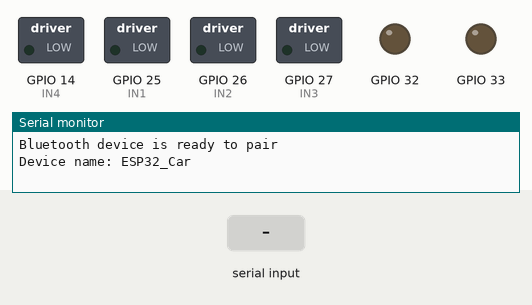
The sketch below on a simulated ESP32. Shown: switched loads named in the sketch (green lamp = pin HIGH), output pins drawn as LEDs (lit = HIGH), the last lines printed to the serial monitor. The inputs (shaded band) are chosen by the test bench. Nothing arrives over Bluetooth unless stated.

Above: at 1.2 s.
1.3 s: "F" received over the second serial link
At 2.5 s:
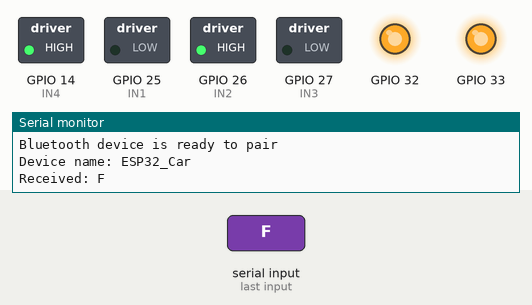
2.8 s: "B" received over the second serial link
At 4.0 s:
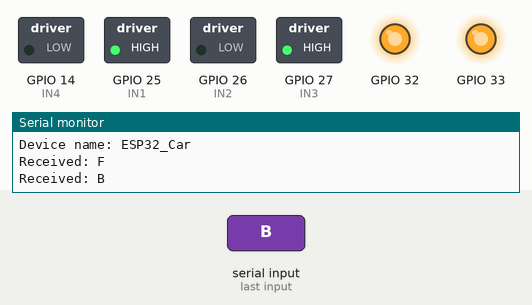
4.3 s: "L" received over the second serial link
At 4.9 s:
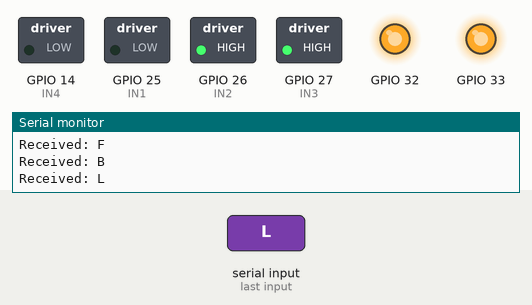
5.8 s: "R" received over the second serial link
At 6.4 s:
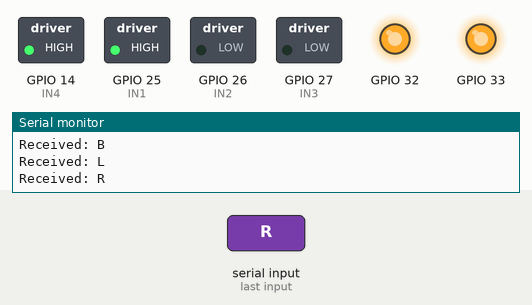
7.3 s: "1" received over the second serial link
At 8.3 s:
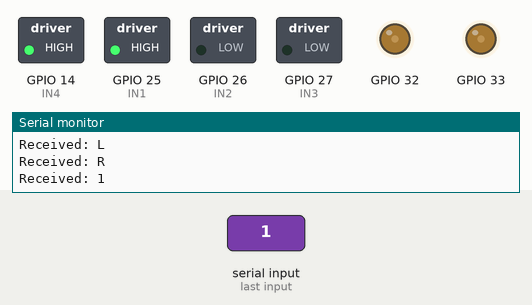
8.8 s: "2" received over the second serial link
At 9.8 s:
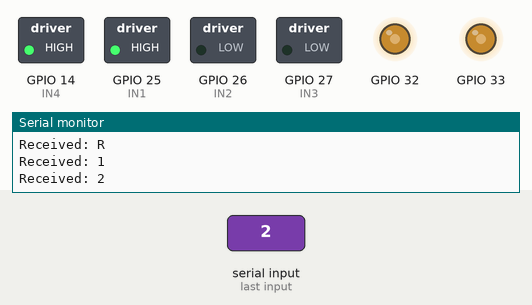
Timing chart, 0 to 11.3 s (numbered marks = the images above; inputs shaded):
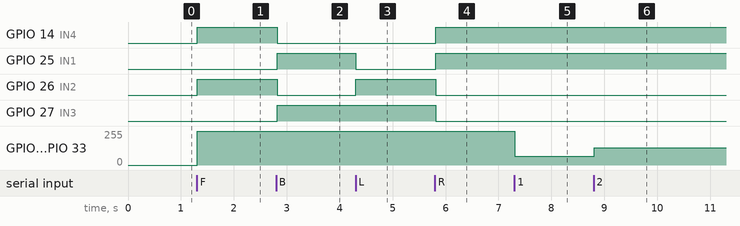

Measured:
- after the input at 1.3 s, GPIO 14 (IN4), GPIO 26 (IN2): LOW → HIGH at once; GPIO 32, GPIO 33: 0/255 → 254/255 at once
- after the input at 2.8 s, GPIO 14 (IN4), GPIO 26 (IN2): HIGH → LOW at once; GPIO 25 (IN1), GPIO 27 (IN3): LOW → HIGH at once
- after the input at 4.3 s, GPIO 25 (IN1): HIGH → LOW at once; GPIO 26 (IN2): LOW → HIGH at once
- after the input at 5.8 s, GPIO 14 (IN4), GPIO 25 (IN1): LOW → HIGH at once; GPIO 26 (IN2), GPIO 27 (IN3): HIGH → LOW at once
- after the input at 7.3 s, GPIO 32, GPIO 33: 254/255 → 64/255 at once
- after the input at 8.8 s, GPIO 32, GPIO 33: 64/255 → 128/255 at once

The sketch:

cAR.ino
```cpp
#include "BluetoothSerial.h"
#include <driver/ledc.h>  // Include the LEDC driver

// Motor control pins
#define IN1 25
#define IN2 26
#define IN3 27
#define IN4 14

// Enable pins
#define ENA 32
#define ENB 33

// PWM settings
#define PWM_FREQ 1000    // 1 KHz
#define PWM_RESOLUTION 8 // 8-bit resolution (0-255)
#define ENA_CHANNEL LEDC_CHANNEL_0
#define ENB_CHANNEL LEDC_CHANNEL_1
#define PWM_MODE LEDC_HIGH_SPEED_MODE
#define PWM_TIMER LEDC_TIMER_0

// Bluetooth
BluetoothSerial SerialBT;
String device_name = "ESP32_Car";

void setupPWM() {
  // Configure PWM timer
  ledc_timer_config_t timer_conf = {
    .speed_mode = PWM_MODE,
    .duty_resolution = LEDC_TIMER_8_BIT, // Same as PWM_RESOLUTION
    .timer_num = PWM_TIMER,
    .freq_hz = PWM_FREQ,
    .clk_cfg = LEDC_AUTO_CLK
  };
  ledc_timer_config(&timer_conf);

  // Configure PWM channels
  ledc_channel_config_t channel_conf = {
    .gpio_num = ENA,
    .speed_mode = PWM_MODE,
    .channel = ENA_CHANNEL,
    .intr_type = LEDC_INTR_DISABLE,
    .timer_sel = PWM_TIMER,
    .duty = 0,
    .hpoint = 0
  };
  ledc_channel_config(&channel_conf);

  channel_conf.gpio_num = ENB;
  channel_conf.channel = ENB_CHANNEL;
  ledc_channel_config(&channel_conf);
}

void setup() {
  Serial.begin(115200);
  SerialBT.begin(device_name);
  Serial.println("Bluetooth device is ready to pair");
  Serial.println("Device name: " + device_name);

  // Setup motor control pins
  pinMode(IN1, OUTPUT);
  pinMode(IN2, OUTPUT);
  pinMode(IN3, OUTPUT);
  pinMode(IN4, OUTPUT);

  // Setup PWM
  setupPWM();

  // Stop motors initially
  stopMotors();
}

void loop() {
  if (SerialBT.available()) {
    char command = SerialBT.read();
    Serial.println("Received: " + String(command));

    switch(command) {
      case 'F': // Forward
        moveForward(255);
        break;
      case 'B': // Backward
        moveBackward(255);
        break;
      case 'L': // Left
        turnLeft(255);
        break;
      case 'R': // Right
        turnRight(255);
        break;
      case 'S': // Stop
        stopMotors();
        break;
      case '1': // Speed 25%
        setSpeed(64);
        break;
      case '2': // Speed 50%
        setSpeed(128);
        break;
      case '3': // Speed 75%
        setSpeed(192);
        break;
      case '4': // Speed 100%
        setSpeed(255);
        break;
      default:
        break;
    }
  }
  delay(20);
}

// Motor control functions
void moveForward(int speed) {
  digitalWrite(IN1, LOW);
  digitalWrite(IN2, HIGH);
  digitalWrite(IN3, LOW);
  digitalWrite(IN4, HIGH);
  ledc_set_duty(PWM_MODE, ENA_CHANNEL, speed);
  ledc_set_duty(PWM_MODE, ENB_CHANNEL, speed);
  ledc_update_duty(PWM_MODE, ENA_CHANNEL);
  ledc_update_duty(PWM_MODE, ENB_CHANNEL);
}

void moveBackward(int speed) {
  digitalWrite(IN1, HIGH);
  digitalWrite(IN2, LOW);
  digitalWrite(IN3, HIGH);
  digitalWrite(IN4, LOW);
  ledc_set_duty(PWM_MODE, ENA_CHANNEL, speed);
  ledc_set_duty(PWM_MODE, ENB_CHANNEL, speed);
  ledc_update_duty(PWM_MODE, ENA_CHANNEL);
  ledc_update_duty(PWM_MODE, ENB_CHANNEL);
}

void turnLeft(int speed) {
  digitalWrite(IN1, LOW);
  digitalWrite(IN2, HIGH);
  digitalWrite(IN3, HIGH);
  digitalWrite(IN4, LOW);
  ledc_set_duty(PWM_MODE, ENA_CHANNEL, speed);
  ledc_set_duty(PWM_MODE, ENB_CHANNEL, speed);
  ledc_update_duty(PWM_MODE, ENA_CHANNEL);
  ledc_update_duty(PWM_MODE, ENB_CHANNEL);
}

void turnRight(int speed) {
  digitalWrite(IN1, HIGH);
  digitalWrite(IN2, LOW);
  digitalWrite(IN3, LOW);
  digitalWrite(IN4, HIGH);
  ledc_set_duty(PWM_MODE, ENA_CHANNEL, speed);
  ledc_set_duty(PWM_MODE, ENB_CHANNEL, speed);
  ledc_update_duty(PWM_MODE, ENA_CHANNEL);
  ledc_update_duty(PWM_MODE, ENB_CHANNEL);
}

void stopMotors() {
  digitalWrite(IN1, LOW);
  digitalWrite(IN2, LOW);
  digitalWrite(IN3, LOW);
  digitalWrite(IN4, LOW);
  ledc_set_duty(PWM_MODE, ENA_CHANNEL, 0);
  ledc_set_duty(PWM_MODE, ENB_CHANNEL, 0);
  ledc_update_duty(PWM_MODE, ENA_CHANNEL);
  ledc_update_duty(PWM_MODE, ENB_CHANNEL);
}

void setSpeed(int speed) {
  ledc_set_duty(PWM_MODE, ENA_CHANNEL, speed);
  ledc_set_duty(PWM_MODE, ENB_CHANNEL, speed);
  ledc_update_duty(PWM_MODE, ENA_CHANNEL);
  ledc_update_duty(PWM_MODE, ENB_CHANNEL);
}
```
